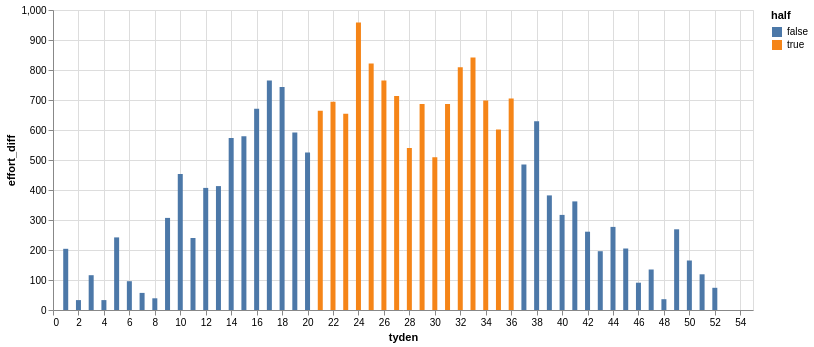

The notebook cell this image was saved under:
### Code cell
alt.Chart(
    mark_shortest_half_span(df=serie(segment="Od posledního tunelu do Bílovic")),
    width=700,
    height=300
).mark_bar(
).encode(
    alt.X("tyden"),
    alt.Y("effort_diff"),
    alt.Color("half")
)

### Figure 1 — Vega-Lite specification as saved in the notebook (floating-point values rounded to 4 significant figures)
{"config": {"view": {"continuousWidth": 300, "continuousHeight": 300}}, "data": {"name": "data-1814035996e123fd83212259de22797e"}, "mark": {"type": "bar"}, "encoding": {"color": {"field": "half", "type": "nominal"}, "x": {"field": "tyden", "type": "quantitative"}, "y": {"field": "effort_diff", "type": "quantitative"}}, "height": 300, "width": 700, "$schema": "https://vega.github.io/schema/vega-lite/v6.1.0.json", "datasets": {"data-1814035996e123fd83212259de22797e": [{"tyden": 1, "effort_diff": 204, "half": false}, {"tyden": 2, "effort_diff": 33, "half": false}, {"tyden": 3, "effort_diff": 116, "half": false}, {"tyden": 4, "effort_diff": 33, "half": false}, {"tyden": 5, "effort_diff": 242, "half": false}, {"tyden": 6, "effort_diff": 96, "half": false}, {"tyden": 7, "effort_diff": 57, "half": false}, {"tyden": 8, "effort_diff": 39, "half": false}, {"tyden": 9, "effort_diff": 307, "half": false}, {"tyden": 10, "effort_diff": 453, "half": false}, {"tyden": 11, "effort_diff": 240, "half": false}, {"tyden": 12, "effort_diff": 407, "half": false}, {"tyden": 13, "effort_diff": 413, "half": false}, {"tyden": 14, "effort_diff": 573, "half": false}, {"tyden": 15, "effort_diff": 579, "half": false}, {"tyden": 16, "effort_diff": 671, "half": false}, {"tyden": 17, "effort_diff": 765, "half": false}, {"tyden": 18, "effort_diff": 743, "half": false}, {"tyden": 19, "effort_diff": 592, "half": false}, {"tyden": 20, "effort_diff": 525, "half": false}, {"tyden": 21, "effort_diff": 664, "half": true}, {"tyden": 22, "effort_diff": 694, "half": true}, {"tyden": 23, "effort_diff": 654, "half": true}, {"tyden": 24, "effort_diff": 958, "half": true}, {"tyden": 25, "effort_diff": 822, "half": true}, {"tyden": 26, "effort_diff": 765, "half": true}, {"tyden": 27, "effort_diff": 713, "half": true}, {"tyden": 28, "effort_diff": 540, "half": true}, {"tyden": 29, "effort_diff": 687, "half": true}, {"tyden": 30, "effort_diff": 509, "half": true}, {"tyden": 31, "effort_diff": 687, "half": true}, {"tyden": 32, "effort_diff": 809, "half": true}, {"tyden": 33, "effort_diff": 842, "half": true}, {"tyden": 34, "effort_diff": 698, "half": true}, {"tyden": 35, "effort_diff": 602, "half": true}, {"tyden": 36, "effort_diff": 705, "half": true}, {"tyden": 37, "effort_diff": 485, "half": false}, {"tyden": 38, "effort_diff": 629, "half": false}, {"tyden": 39, "effort_diff": 382, "half": false}, {"tyden": 40, "effort_diff": 317, "half": false}, {"tyden": 41, "effort_diff": 362, "half": false}, {"tyden": 42, "effort_diff": 261, "half": false}, {"tyden": 43, "effort_diff": 196, "half": false}, {"tyden": 44, "effort_diff": 277, "half": false}, {"tyden": 45, "effort_diff": 205, "half": false}, {"tyden": 46, "effort_diff": 91, "half": false}, {"tyden": 47, "effort_diff": 135, "half": false}, {"tyden": 48, "effort_diff": 36, "half": false}, {"tyden": 49, "effort_diff": 269, "half": false}, {"tyden": 50, "effort_diff": 165, "half": false}, {"tyden": 51, "effort_diff": 119, "half": false}, {"tyden": 52, "effort_diff": 74, "half": false}]}}
